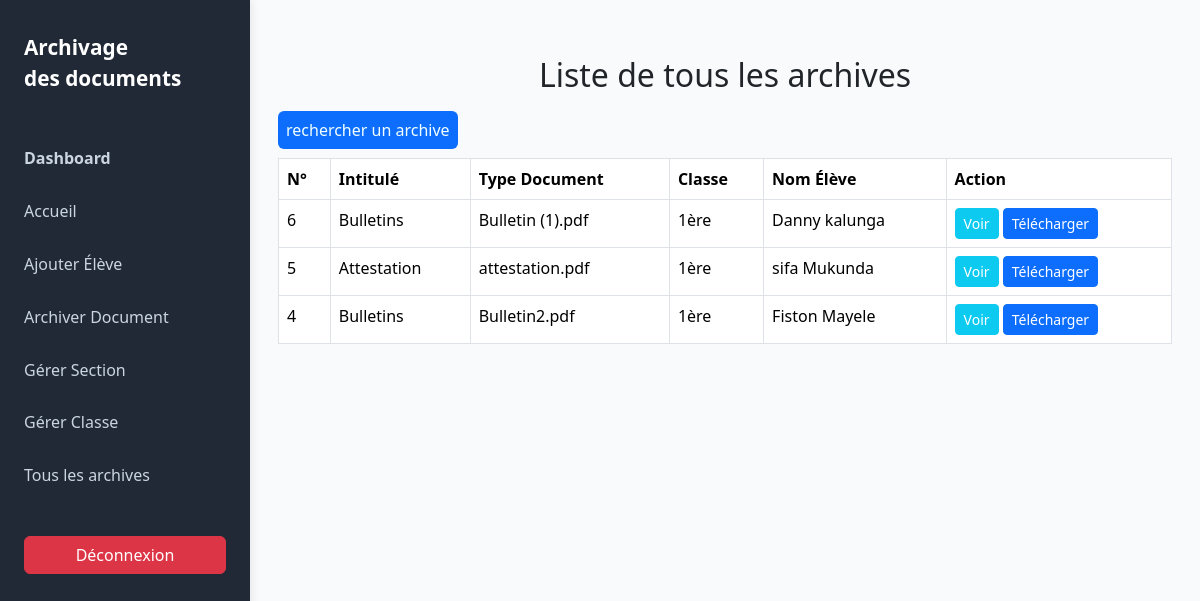
Screenshot of /liste_archives.php with the database file from the repository.
### tables this page shows
CREATE TABLE `archives` (
  `numpiece` int(11) NOT NULL,
  `classe` varchar(50) DEFAULT NULL,
  `nompiece` varchar(255) DEFAULT NULL,
  `ideleve` int(11) DEFAULT NULL,
  `categorie` varchar(50) DEFAULT NULL
);

CREATE TABLE `eleves` (
  `ideleve` int(11) NOT NULL,
  `nom` varchar(100) DEFAULT NULL,
  `postnom` varchar(100) DEFAULT NULL,
  `sexe` enum('M','F') DEFAULT NULL,
  `datenaissance` date DEFAULT NULL,
  `idsection` int(11) DEFAULT NULL,
  `idclasse` int(11) DEFAULT NULL,
  `login` varchar(50) DEFAULT NULL,
  `password` varchar(255) DEFAULT NULL,
  `photo` varchar(255) DEFAULT NULL
);

### liste_archives.php (the view, shortened to what this page needs)
<?php
include 'config.php';
$stmt = $pdo->query("SELECT a.numpiece, a.nompiece, a.categorie, a.classe, e.nom, e.postnom FROM archives a JOIN eleves e ON a.ideleve = e.ideleve ORDER BY a.numpiece DESC");
$archives = $stmt->fetchAll();
?>
<!DOCTYPE html>
<html lang="fr">
<head>
    <link rel="stylesheet" href="./bootstrap-5.3.6-dist/css/bootstrap.min.css">
    <link rel="stylesheet" href="./bootstrap-5.3.6-dist/css/bootstrap.css">
</head>
<body class="bg-light">
    <?php require_once('header.php'); ?>
    <div class="main-content">
    <div class="container mt-4">
        <h2 class="text-center mb-4">Liste de tous les archives</h2>
        <a classe="btn btn-primary" href="recherche.php" style="background-color: #0d6efd; color:azure; padding: 0.5em; border-radius: 6px; text-decoration:none; margin-bottom: 1rem;">rechercher un archive</a>
        <table class="table table-bordered bg-white mt-3">
            <thead>
                <tr>
                    <th>N°</th>
                    <th>Intitulé</th>
                    <th>Type Document</th>
                    <th>Classe</th>
                    <th>Nom Élève</th>
                    <th>Action</th>
                </tr>
            </thead>
            <tbody>
                <?php foreach ($archives as $archive) { ?>
                    <tr>
                        <td><?= $archive['numpiece'] ?></td>
                        <td><?= htmlspecialchars($archive['categorie']) ?></td>
                        <td><?= htmlspecialchars(basename($archive['nompiece'])) ?></td>
                        <td><?= htmlspecialchars($archive['classe']) ?></td>
                        <td><?= htmlspecialchars($archive['nom'] . ' ' . $archive['postnom']) ?></td>
                        <td>
                            <a href="<?= htmlspecialchars($archive['nompiece']) ?>" target="_blank" class="btn btn-sm btn-info text-white">Voir</a>
                            <a href="telecharger.php?numpiece=<?= $archive['numpiece'] ?>" class="btn btn-sm btn-primary">Télécharger</a>
                        </td>
                    </tr>
                <?php } ?>
            </tbody>
        </table>
    </div>
    </div>
</body>
</html>

### header.php (style rules this page uses)
.main-content { margin-left: 250px; padding: 2rem 1rem 1rem 1rem; min-height: 100vh; background: #f8fafc; }

### rows the page displays
archives: numpiece "6", categorie "Bulletins", nompiece "Bulletin (1).pdf", classe "1ère", ideleve.postnom "Danny kalunga"
archives: numpiece "5", categorie "Attestation", nompiece "attestation.pdf", classe "1ère", ideleve.postnom "sifa Mukunda"
archives: numpiece "4", categorie "Bulletins", nompiece "Bulletin2.pdf", classe "1ère", ideleve.postnom "Fiston Mayele"
